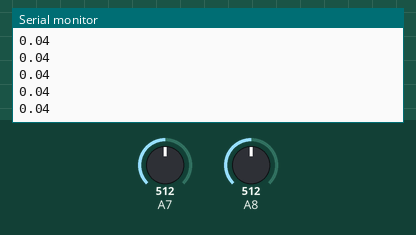
Bench run of a sketch on a simulated Teensy 4. Parts: the last lines printed to the serial monitor. The test bench sets the inputs (shaded band); at power-on: A7 = 512, A8 = 512.

Above: at 1.2 s.
1.3 s: A7 set to 390
At 1.59 s:
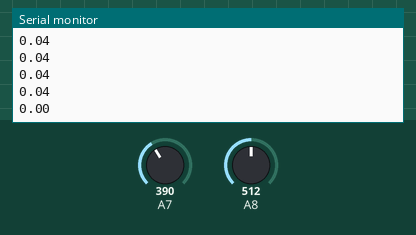
2.8 s: A8 set to 716
At 2.93 s:
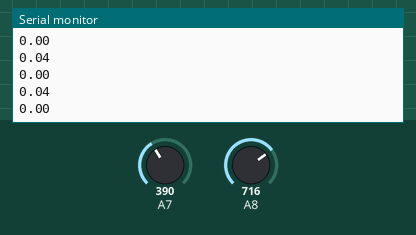
4.3 s: A7 set to 511
At 4.48 s:
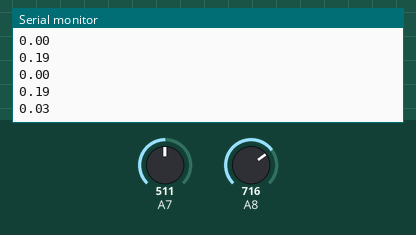
5.8 s: A8 set to 900
At 5.82 s:
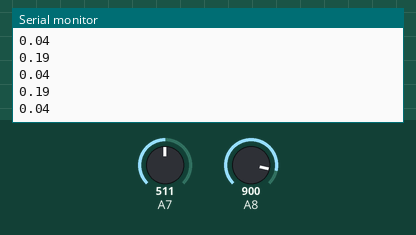
Timing chart, 0 to 8.3 s (numbered marks = the images above; inputs shaded):
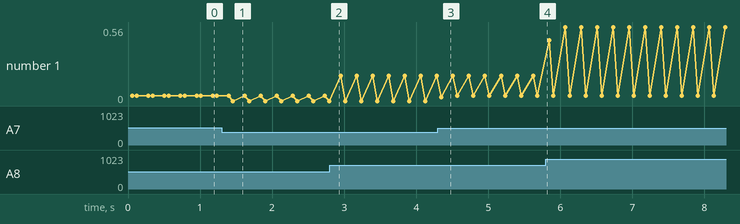

Measured:
- after the input at 1.3 s, the serial monitor: prints a new line after 0.16 s (image 1)
- after the input at 4.3 s, the serial monitor: prints a new line after 0.05 s (image 3)
- plotted number 1: 0.04 → 0 after the input at 1.3 s, 0 → 0.19 after the input at 2.8 s, 0.04 → 0.56 after the input at 5.8 s

The sketch:

joystick_testing.ino
```cpp
const float max_stick = 21.4;
const float min_stick = 1.3;

const int channel = 1;

float last_valueX = -1;
float last_valueY = -1;

void setup() {
  Serial.begin(9600);

}

void loop() {
  float valueX = readJoytick(A8);
  valueX = normalize(valueX, min_stick, max_stick);
  if (abs(valueX - last_valueX) > 0.01) {
    usbMIDI.sendControlChange(90, 125*valueX, channel);
    last_valueX = valueX;
  }

  Serial.println(valueX);

  float valueY = readJoytick(A7);
  valueY = normalize(valueY, min_stick, max_stick);
  if (abs(valueY - last_valueY) > 0.01) {
    usbMIDI.sendControlChange(92, 125*valueY, channel);
    last_valueY = valueY;
  }

  Serial.println(valueY);

  Serial.println();
  delay(100);
}

float normalize (float value, int min_value, int max_value) {
  value = value >= max_value ? max_value : value;
  value = value <= min_value ? min_value : value;
  return ((value - min_value))/(max_value - min_value);
}

float readJoytick(uint8_t pin) {

  float value = smoothRead(pin);
  if (value < 400)
    value = 400;
  return exp((value - 400)/200);
}

int smoothRead(uint8_t pin){
  int sum = 0;
  int num_iters = 10;

  for (int i = 0; i < num_iters; i++) {
    pinMode(pin, OUTPUT);
    digitalWrite(pin, LOW);
    pinMode(pin, INPUT);
    delay(5);

    sum += analogRead(pin);
    delay(1);
  }

  return sum/num_iters;
}
```
